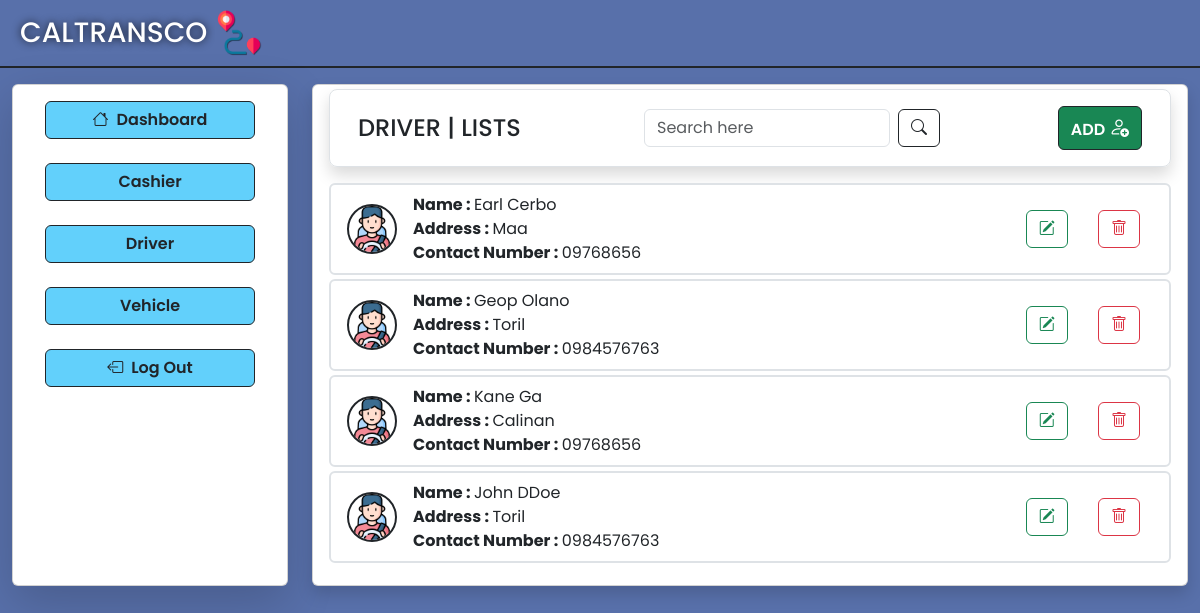
The page /Driver/view_driver.php on the database its author committed.
### tables this page shows
CREATE TABLE `driver` (
  `driver_id` int(11) NOT NULL,
  `driver_fname` varchar(255) NOT NULL,
  `driver_lname` varchar(255) NOT NULL,
  `driver_address` varchar(255) NOT NULL,
  `driver_contactNum` varchar(255) NOT NULL,
  `driver_name` varchar(255) DEFAULT NULL
);

### Driver/view_driver.php (the view, shortened to what this page needs)
<!DOCTYPE html>
<html lang="en">
<?php
include "../Database/db_connect.php";
require "../global/head.php";
?>
<body>
    <div class="con-bg container-fluid vh-100">
        <div class="row border border-start-0 border-end-0 border-top-0 border-2 border-dark pb-2">
            <div class="col d-flex gap-2 ms-2 mt-2">
                <a href="../AdminUI/adminDashboard.php" style="text-decoration: none;" class="d-flex gap-2">
                    <h1 class="fs-3 mt-2 text-white" style="text-shadow: 0px 0px 8px rgba(0, 0, 0, 0.8);">CALTRANSCO</h1>
                    <img src="../images/image.png" alt="" class="img-fluid " width="50" height="50">
                </a>
            </div>
        </div>
        <div class="row pt-3">
            <div class="col col-3">
                <div class="card shadow-lg">
                    <div style="height: 500px;" class="card_css card-body">
                        <div class="mx-3 mb-3">
                            <a class="btn btn-h w-100 fw-semibold  mb-2 border border-1 border-dark" href="../AdminUI/adminDashboard.php"><i class="bi bi-house me-2"></i>Dashboard</a>
                        </div>
                        <div class="mx-3 mb-3">
                            <a class="btn btn-h w-100 fw-semibold  mb-2 border border-1 border-dark" href="../Cashier/view_cashier.php">Cashier</a>
                        </div>
                        <div class="mx-3 mb-3">
                            <a class="btn btn-h w-100 fw-semibold mb-2 border border-1 border-dark" href="../Driver/view_driver.php">Driver</a>
                        </div>
                        <div class="mx-3 mb-3">
                            <a class="btn btn-h w-100 fw-semibold  mb-2 border border-1 border-dark" href="../Vehicle/view_vehicle.php">Vehicle</a>
                        </div>
                        <div class="mx-3">
                            <a href="../Login-Register/Login.php" class="btn btn-h w-100 border border-1 border-dark fw-semibold"><i class="bi bi-box-arrow-left me-2"></i>Log Out</a>
                        </div>
                    </div>
                </div>
            </div>
            <div class="col col-9">
                <div class="card shadow">
                    <div style="height: 500px;" class="card-body pt-1">
                        <div class="row rounded-3 border border-1 border-gray shadow  d-flex align-items-center mx-0 p-3 mb-3">
                            <div class="col col-3 d-flex align-items-center">
                                <h1 class="fs-4 pt-2">DRIVER | LISTS</h1>
                            </div>
                            <div class="col col-6 d-flex gap-2  ps-5">
                                <form method="GET" action="view_driver.php" class="d-flex gap-2 ps-5">
                                    <input type="text" name="query" class="form-control" placeholder="Search here" value="<?php echo isset($_GET['query']) ? $_GET['query'] : ''; ?>">
                                    <button type="submit" class="btn btn-outline-dark"><i class="bi bi-search"></i></button>
                                </form>
                            </div>
                            <div class="col col-3 text-end">
                                <a class="btn btn-success border border-1 border-dark fw-semibold" href="add_driver.php">ADD
                                    <i class="bi fs-5 bi-person-add"></i>
                                </a>
                            </div>
                        </div>
                        <div style="max-height: 400px; overflow-y: auto;">
                            <?php
                            try {
                                $sql = "SELECT * FROM driver";
                                $result = $conn->query($sql);
                                if ($result->num_rows > 0) {
                                    while ($row = $result->fetch_assoc()) {
                            ?>
                                        <ul class="list-group mb-1">
                                            <li class="list-group-item d-flex align-items-center justify-content-between border border-2">
                                                <div class="d-flex align-items-center">
                                                    <div>
                                                        <img src="../images/driver.png" alt="" class="img-fluid rounded-pill border border-2 border-dark me-3" width="50" height="50">
                                                    </div>
                                                    <div>
                                                        <span><strong>Name : </strong><?php echo $row['driver_fname'] . ' ' . $row['driver_lname']; ?></span><br>
                                                        <span><strong>Address : </strong><?php echo $row['driver_address']; ?></span><br>
                                                        <span><strong>Contact Number : </strong><?php echo $row['driver_contactNum']; ?></span>
                                                    </div>
                                                </div>
                                                <div class="group-btn">
                                                    <a href="../Driver/edit_driver.php?id=<?php echo $row['driver_id']; ?>" class="btn"><i class="btn btn-outline-success bi bi-pencil-square"></i></a>
                                                    <a href="../Operations/op_delete_driver.php?id=<?php echo $row['driver_id']; ?>" class="btn"><i class="btn btn-outline-danger bi bi-trash"></i></a>
                                                </div>
                                            </li>
                                        </ul>
                            <?php
                                    }
                                } else {
                                    echo '<div class="text-center mt-3"><p class="text-muted fs-5">No drivers found.</p></div>';
                                }
                            } catch (\Exception $e) {
                                die($e);
                            }
                            ?>
                        </div>
                    </div>
                </div>
            </div>
        </div>
    </div>
</body>
</html>

### global/head.php (shortened to what this page needs)
<head>
    <link href="https://cdn.jsdelivr.net/npm/bootstrap@5.3.3/dist/css/bootstrap.min.css" rel="stylesheet">
    <link rel="stylesheet" href="https://cdn.jsdelivr.net/npm/bootstrap-icons@1.11.3/font/bootstrap-icons.min.css">
    <link rel="stylesheet" href="../CSS/style.css">
</head>

### CSS/style.css (style rules this page uses)
* { font-family: 'Poppins', sans-serif; }
.con-bg { background-color: #5870aa; }
.btn-h { background-color: #62d0fb; }

### rows shown on the page
driver: driver_fname "Earl", driver_lname "Cerbo", driver_address "Maa", driver_contactNum "09768656"
driver: driver_fname "Geop", driver_lname "Olano", driver_address "Toril", driver_contactNum "0984576763"
driver: driver_fname "Kane", driver_lname "Ga", driver_address "Calinan", driver_contactNum "09768656"
driver: driver_fname "John", driver_lname "DDoe", driver_address "Toril", driver_contactNum "0984576763"
